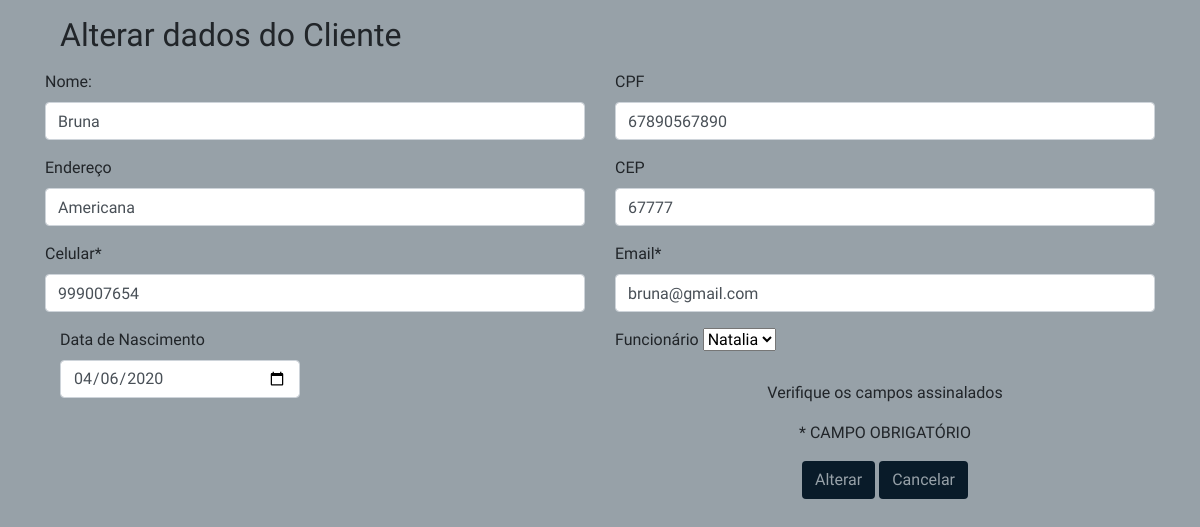
Page /edita_cliente_restricao.php?idClientes=1 on the earlier database version.
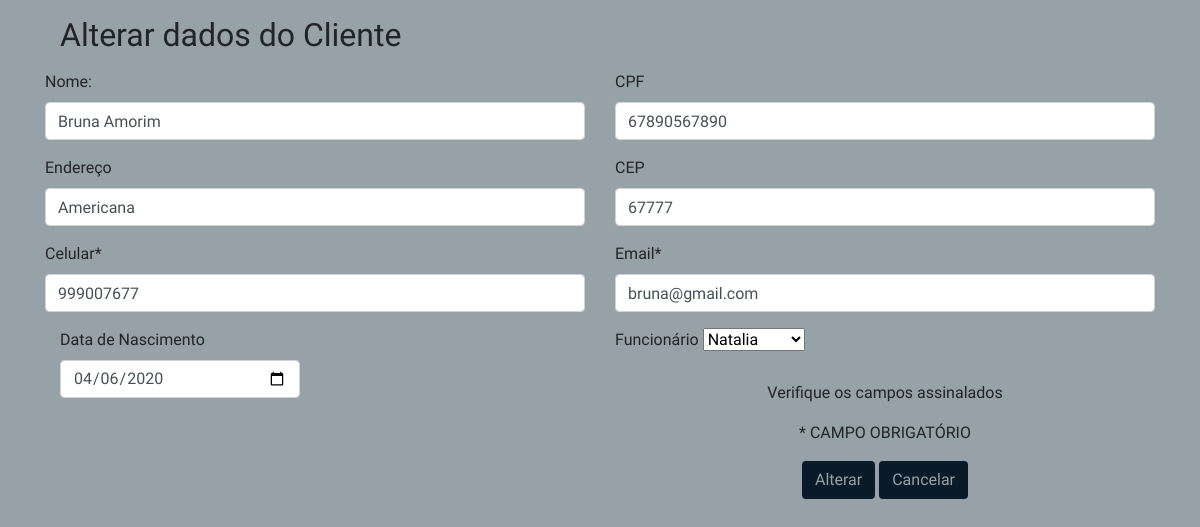
Same page on the later database version.
### tables this page shows
CREATE TABLE IF NOT EXISTS `clientes` (
  `idClientes` int(11) NOT NULL AUTO_INCREMENT,
  `nome` varchar(200) NOT NULL,
  `endereco` varchar(150) NOT NULL,
  `telefone` varchar(45) NOT NULL,
  `dataNascimento` date NOT NULL,
  `cpf` varchar(20) NOT NULL,
  `cep` varchar(45) DEFAULT NULL,
  `email` varchar(45) DEFAULT NULL,
  `Funcionarios_idFuncionario` int(11) NOT NULL,
  PRIMARY KEY (`idClientes`),
  KEY `fk_Clientes_Funcionarios_idx` (`Funcionarios_idFuncionario`),
  CONSTRAINT `fk_Clientes_Funcionarios` FOREIGN KEY (`Funcionarios_idFuncionario`) REFERENCES `funcionarios` (`idFuncionario`) ON DELETE NO ACTION ON UPDATE NO ACTION
);

### edita_cliente_restricao.php (the view, shortened to what this page needs)
<!DOCTYPE html>
<html>
<head>
  <link rel="stylesheet" href="css/bootstrap.css">
	<link rel="stylesheet" href="css/all.css">
	<link rel="stylesheet" href="css/estilo.css">
</head>
<?php
	$idClientes = $_GET["idClientes"];
	include "funcoesbd.php";
	$conexao = conecta_bd();
	$dados = consulta_editar_cliente($conexao,$idClientes);
		$nome = $dados["nome"];
		$endereco = $dados["endereco"];
		$telefone = $dados["telefone"];
		$dataNascimento = $dados["dataNascimento"];
		$cpf = $dados["cpf"];
		$cep = $dados["cep"];
		$email = $dados["email"];
 ?>
<body style="background-color: #97a1a8;">
  <section id="formulario">
  	<div class="container">
  		<form action="edcliente_envia_restricao.php" method="post" name="form" id="form" onSubmit="return valida_dados(this)">
			<div class="col-md-12">
				<p><h2>Alterar dados do Cliente</h2></p>
			 </div>
		<div class="row">
	<div class="col-md-6">
		 <div class="form-group">
					<label>Nome:</label>
					<input type="text" required="required" name="nome" class="form-control" value="<?php echo $nome;?>">
		</div>
		<div class="form-group">
					<label>Endereço</label>
					<input type="text" required="required" name="endereco" class="form-control" value="<?php echo
					$endereco;?>">
        </div>
		<div class="form-group">
					<label>Celular*</label>
					<input type="text" required="required" name="telefone" class="form-control" value="<?php echo
					$telefone;?>">
        </div>
        <div class="col-md-6">
 			  <div class="form-group">
					<label>Data de Nascimento</label>
					<input type="date" required="required" name="dataNascimento" class="form-control" value="<?php echo
					$dataNascimento;?>">
		</div>
</div>
</div>
	<div class="col-md-6">
		<div class="form-group">
					<label>CPF</label>
					<input type="text" required="required" name="cpf" class="form-control" value="<?php echo
					$cpf;?>">
        </div>
        <div class="form-group">
					<label>CEP</label>
					<input type="text" required="required" name="cep" class="form-control" value="<?php echo
					$cep;?>">
        </div>
        <div class="form-group">
					<label>Email*</label>
					<input type="text" required="required" name="email" class="form-control" value="<?php echo
					$email;?>">
		</div>
          <div class="form-group">
					<label>Funcionário</label>
					<select name="funcionario">
						<?php
							$sql = "select * from funcionarios";
							$resultado_funcionario = mysqli_query($conn, $sql);
							while( $dados = mysqli_fetch_array($resultado_funcionario)){
								$codigo = $dados['idFuncionario'];
								$funcionario = $dados['nome'];
								echo "<option value=$codigo>$funcionario</option>";
							}
						?>
					</select>
		</div>
			<div class="col-md-6 text-center mx-auto d-block" style="padding-top: 5px;">
								<p>Verifique os campos assinalados</p>
								<p>* CAMPO OBRIGATÓRIO</p>
			<input type="submit" class="btn" value="Alterar" class="botao" style="background-color: #091b29; color:#97a1a8; ">
			<input type="reset" class="btn" name="cancelar" value="Cancelar" class="botao" onclick="javascript: location.href='cliente_tela_funcionario.php';" style="background-color: #091b29; color:#97a1a8; ">
			</div>
	</div>
	</div>
	</form>
	</div>
</section>
</body>
</html>

### funcoesbd.php (shortened to what this page needs)
<!DOCTYPE html>
<html lang="pt-br">
<head>
	<link rel="stylesheet" href="css/bootstrap.css">
	<link rel="stylesheet" href="css/all.css">
	<link rel="stylesheet" href="css/estilo.css">
<?php
function consulta_editar_cliente($conn,$idClientes){
	$comando = "Select *
				From clientes
				where idClientes = '$idClientes'";
	$resultado = mysqli_query($conn,$comando);
	return $dados = mysqli_fetch_array($resultado);
}
?>

### css/estilo.css (style rules this page uses)
body { font-family: Ubuntu, arial, sans-serif; }

Differences in the rows shown:
changed clientes "Americana": nome "Bruna" → "Bruna Amorim"; telefone "999007654" → "999007677"
